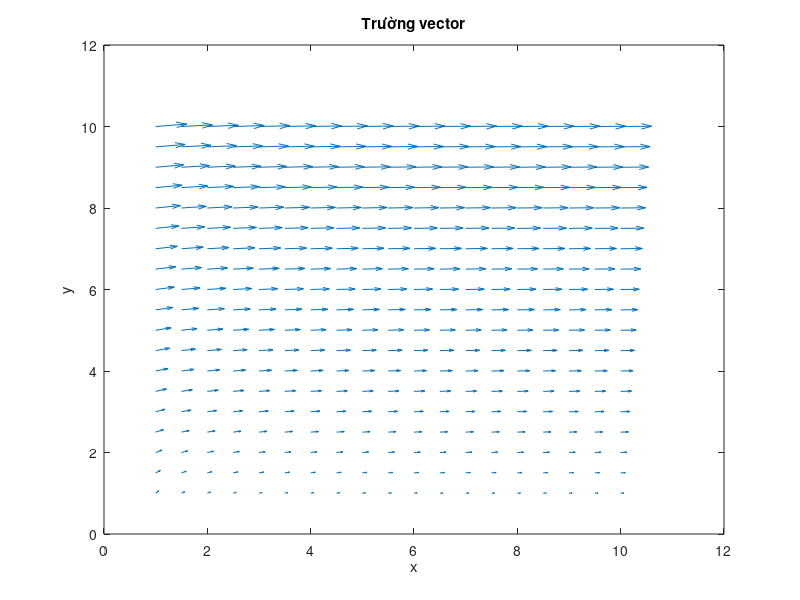

Here is the MATLAB script that generated this plot:
figure('Name', 'Bài tập 5e', 'NumberTitle', 'off')

X = 1:0.5:10;
Y = 1:0.5:10;
[x, y] = meshgrid(X, Y);
u = y;
v = 1./x;
quiver(x, y, u, v)
xlabel('x')
ylabel('y')
title('Trường vector')